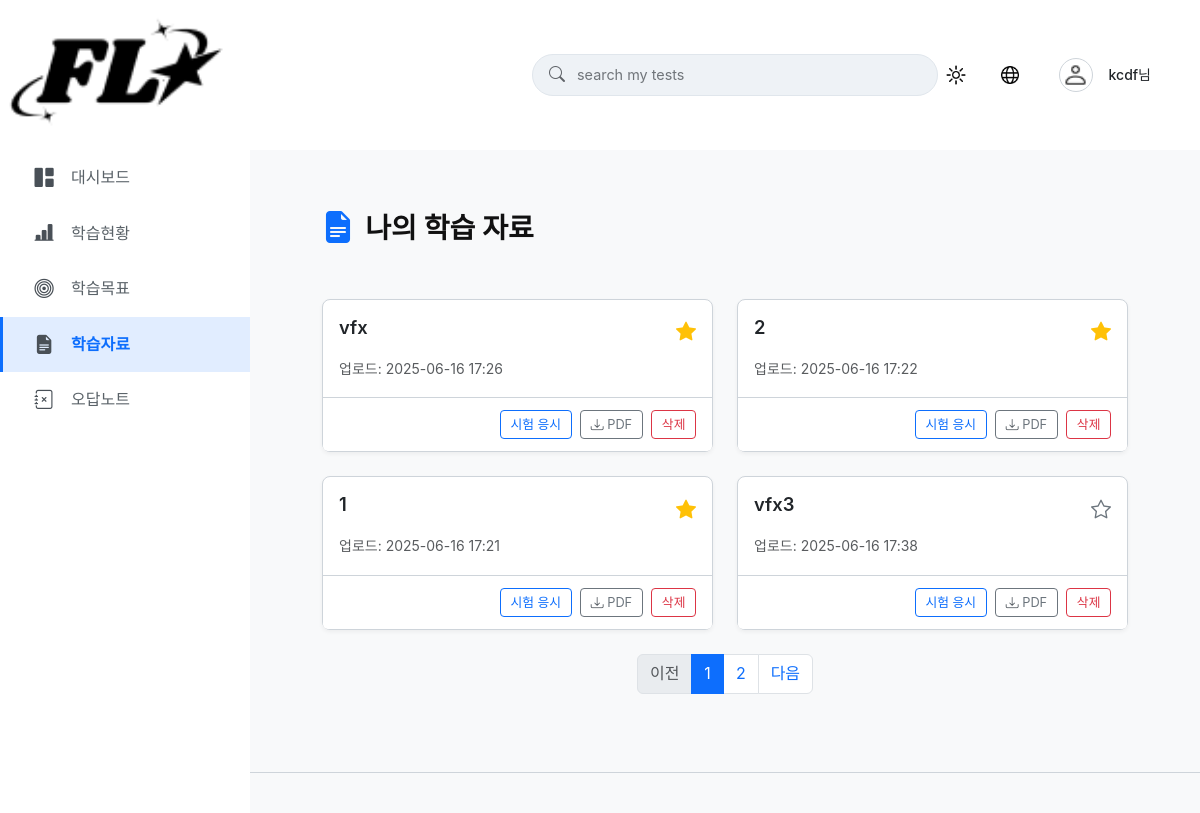
Before: /flo_my/mypage/materials/ (signed in) with the older database file.
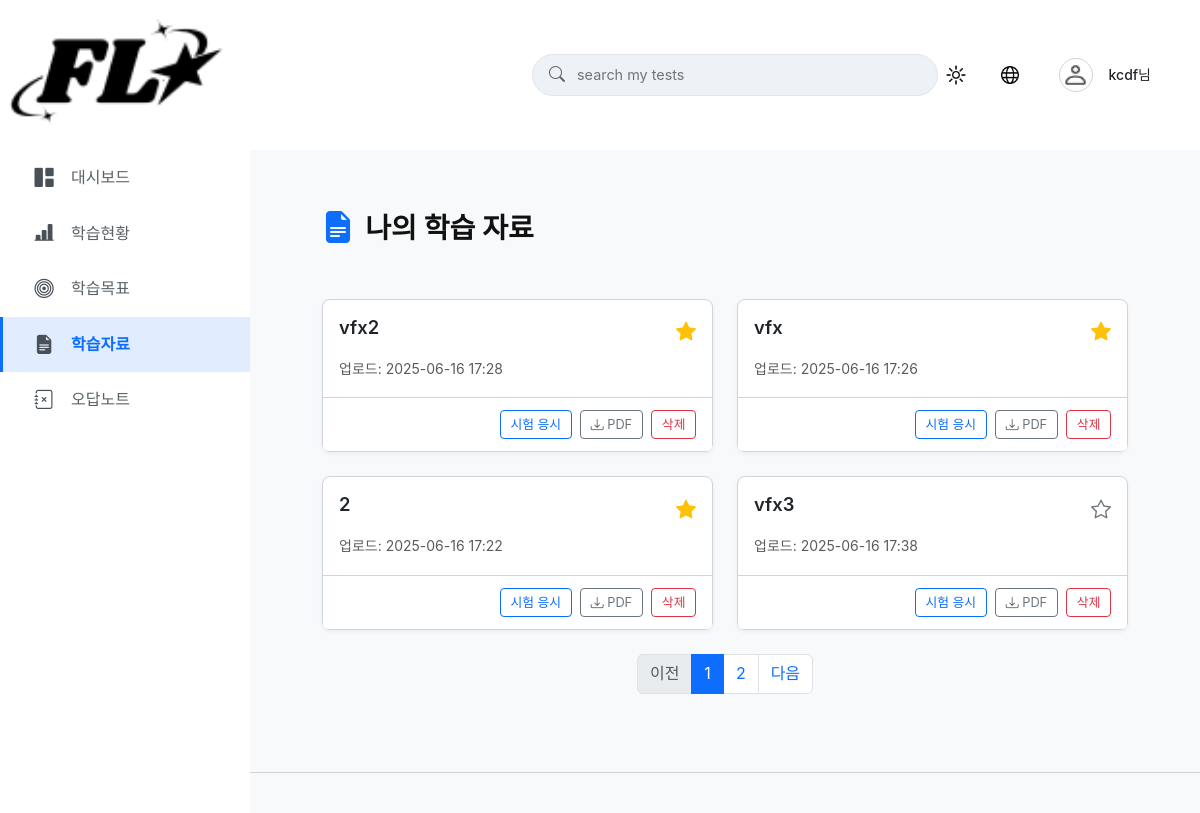
After: the same page with the newer database file.
### flo_exam/models.py (models this page shows, shortened)
class ExamDocument(models.Model):
    author = models.ForeignKey(
        settings.AUTH_USER_MODEL,
        on_delete=models.SET_NULL, # 작성자 계정 삭제 시 이 필드를 NULL로 설정 (문서는 남김)
        null=True,
        blank=True, # 관리자 페이지 등에서 빈 값 허용
        verbose_name="작성자"
    )
    title = models.CharField(max_length=255, verbose_name="문서 제목")
    pdf_file = models.FileField(upload_to='uploaded_pdfs/', verbose_name="PDF 파일")
    NUM_QUESTIONS_CHOICES = [
        (10, '10문제'),
        (20, '20문제'),
        (25, '25문제'),
    ]
    num_questions_requested = models.IntegerField(
        verbose_name="요청 문항수",
        choices=NUM_QUESTIONS_CHOICES,
        default=10
    )
    QUESTION_TYPE_CHOICES = [
        ('객관식', '객관식(4지선다)'),
        ('단답형', '단답형'),
    ]
    question_type_requested = models.CharField(
        max_length=20,
        verbose_name="요청 문제 유형",
        choices=QUESTION_TYPE_CHOICES,
        default='객관식'
    )
    subject_area = models.CharField(
        max_length=100,
        verbose_name="분야",
        help_text="예: 수학, 정보처리기사, HTML, CSS 등"
    )
    uploaded_at = models.DateTimeField(auto_now_add=True, verbose_name="업로드 일시")
    PROCESSING_STATUS_CHOICES = [
        ('PENDING', '대기 중'),
        ('PROCESSING', '문제 생성 중'),
        ('COMPLETED', '생성 완료'),
        ('FAILED', '생성 실패'),
    ]
    processing_status = models.CharField(
        max_length=20,
        choices=PROCESSING_STATUS_CHOICES,
        default='PENDING',
        verbose_name="처리 상태"
    )
    is_important = models.BooleanField(default=False, verbose_name="중요 표시")
    class Meta:
        verbose_name = "업로드된 PDF 문서"
        verbose_name_plural = "업로드된 PDF 문서들"
        ordering = ['-uploaded_at']
    class Meta:
        verbose_name = "업로드된 PDF 문서"
        verbose_name_plural = "업로드된 PDF 문서들"
        ordering = ['-uploaded_at']

### flo_my/views.py (the view)
# urls.py: path('mypage/materials/', views.mypage_materials_view, name='mypage_materials'),
@login_required
def mypage_materials_view(request):
    materials_query = ExamDocument.objects.filter(author=request.user).order_by('-is_important', '-uploaded_at')
    paginator = Paginator(materials_query, 4) # 페이지당 항목 수를 4개로 변경
    page_number = request.GET.get('page')
    page_obj = paginator.get_page(page_number)
    num_pages = paginator.num_pages
    current_page = page_obj.number
    start_page = max(1, current_page - 2)
    end_page = min(num_pages, start_page + 4)
    if end_page - start_page < 4:
        start_page = max(1, end_page - 4)
    custom_page_range = range(start_page, end_page + 1)
    context = {
        'test_sets_page': page_obj,
        'custom_page_range': custom_page_range,
        'mypage_nav_active': 'materials',
    }
    return render(request, 'flo_my/mypage/mypage_materials.html', context)

### flo/models.py (called while the page is built)
    @property
    def get_display_name(self):
        return self.nickname if self.nickname else self.user.username

    @property
    def get_profile_image_url(self):
        if self.profile_image and self.profile_image.name:
            return self.profile_image.url # 사용자가 업로드한 이미지
        return settings.STATIC_URL + 'flo/images/icons/profile/default_profile_light.png'

    @property
    def has_custom_profile_image(self):
        return bool(self.profile_image and self.profile_image.name)

### flo_my/templates/flo_my/mypage/mypage_materials.html (shortened to what the changed rows need)
{% extends "flo_my/mypage_base.html" %}{% load static i18n %}
{% block extra_css %}
    <link rel="stylesheet" href="{% static 'flo/css/mypage_materials.css' %}">
{% endblock %}
{% block mypage_content %}
<div class="learning-materials-page">
    <div class="page-title-container mb-4">
        <h2 class="page-main-title">{% translate "나의 학습 자료" %}</h2>
    </div>
    <div class="my-materials-list-or-message-section mt-2">
        {% if test_sets_page and test_sets_page.object_list %}
            <div class="row row-cols-1 row-cols-md-2 g-4">
                {% for material in test_sets_page %}
                <div class="col">
                    <div class="card h-100 learning-material-card" id="material-card-{{ material.pk }}">
                        <div class="card-body">
                            <div class="d-flex justify-content-between align-items-start mb-2">
                                <div class="learning-material-title-container flex-grow-1 me-2">
                                    <a href="{% url 'flo_exam:loading_page_entry' material.pk %}?retake=true" class="learning-material-title-link">
                                        <h5 class="card-title mb-0 d-inline material-title-text">{{ material.title }}</h5>
                                    </a>
                                </div>
                                <i class="bi {% if material.is_important %}bi-star-fill text-warning{% else %}bi-star{% endif %} fs-5 ms-2 toggle-material-importance-btn"
                                   data-doc-id="{{ material.pk }}"
                                   title="{% translate '중요도 변경' %}"
                                   style="cursor: pointer; color: {% if material.is_important %}#ffc107{% else %}#6c757d{% endif %};">
                                </i>
                            </div>
                            <p class="card-text text-muted">
                                <small>{% translate "업로드" %}: {{ material.uploaded_at|date:"Y-m-d H:i" }}</small>
                            </p>
                        </div>
                        <div class="card-footer text-end">
                            <a href="{% url 'flo_exam:loading_page_entry' material.pk %}?retake=true" class="btn btn-sm btn-outline-primary me-1">{% translate "시험 응시" %}</a>
                            {% if material.generated_exam %}
                            <a href="{% url 'flo_exam:download_questions_pdf' material.generated_exam.pk %}" class="btn btn-sm btn-outline-secondary me-1" title="{% translate '시험문제 PDF 다운로드' %}"><i class="bi bi-download"></i> {% translate "PDF" %}</a>
                            {% endif %}
                            <button type="button" class="btn btn-sm btn-outline-danger delete-material-btn" data-doc-id="{{ material.pk }}">{% translate "삭제" %}</button>
                        </div>
                    </div>
                </div>
                {% endfor %}
            </div>
            {% if test_sets_page.has_other_pages %}
            <nav aria-label="Page navigation" class="mt-4">
                <ul class="pagination justify-content-center">
                    {% for i in custom_page_range %}
                        {% if test_sets_page.number == i %}
                            <li class="page-item active" aria-current="page"><span class="page-link">{{ i }}</span></li>
                        {% else %}
                            <li class="page-item"><a class="page-link" href="?page={{ i }}{% for key, value in request.GET.items %}{% if key != 'page' %}&{{ key }}={{ value }}{% endif %}{% endfor %}">{{ i }}</a></li>
                        {% endif %}
                    {% endfor %}
                </ul>
            </nav>
            {% endif %}
        {% endif %}
    </div>
</div>
{% endblock %}

Changed rows visible on the page:
no longer on this page (row edited): ExamDocument: title "1", is_important True (drawn), uploaded_at "2025-06-16 17:21"
now on this page (row edited): ExamDocument: title "vfx2", is_important True (drawn), uploaded_at "2025-06-16 17:28"
